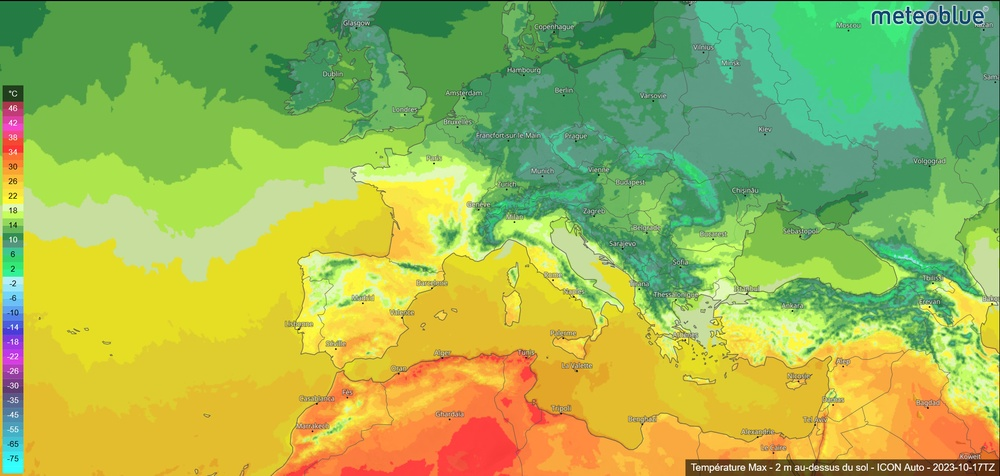
#> input picture data/temperature.jpg, 1000 x 476 px, shrunk from 1920 x 913 before the run
$ python temperature.py
#> lines starting #> are read from the running program, lines starting #| are printed output that depends on the picture; after the words box and inside, x2 and y2 are one past the last pixel; in counts of white or black regions, pixels touching at a corner belong together
#> in test, img is the input picture: shape (476, 1000, 3); mean B, G, R 83.4, 182.2, 158
### bitwise.py
import cv2

# [14 lines left out: function and_n, not called in this run]

def or_n(masklist):
    ''' Function bitwise.or_n.

    Computes bitwise OR between multiple images.

    Parameters:
        masklist (list_of_array_of_int):

    Returns:
        OutpuArray (array_of_int):
    '''
    if len(masklist) == 2:
        return cv2.bitwise_or(masklist[0], masklist[1])
    return cv2.bitwise_and(masklist[0], or_n(masklist[1:]))

### temperature.py
import numpy as np
import cv2
import bitwise

def mask(img):
    ''' Function temperature.mask.

    Detects regions of a picture whose temperature is higher than 30°C.

    Parameters:
        img (array_of_int): Picture from where high temperatures are extracted.

    Returns:
        OutputArray (array_of_int): Mask of high temperatures.
    '''
    # Variables declaration
    masks = []
    openings = []
    img_hsv = cv2.cvtColor(img, cv2.COLOR_BGR2HSV)
#> img_hsv: shape (476, 1000, 3); mean H, S, V 45.1, 159.5, 200.3
    # Color ranges (from 30°C)
    lowerBounds = [
        (0, 50, 50),        # red
        (150, 50, 50)]      # magenta
    higherBounds = [
        (13, 255, 255),     # orange
        (179, 255, 255)]    # red
    # Mask (to select colors)
    for lowerBound, higherBound in zip(lowerBounds, higherBounds):
        masks.append(cv2.inRange(img_hsv, lowerBound, higherBound))
#> after the loop, masks = 2 items
    # Opening (to reduce noise)
    kernel = np.ones((3, 3), np.uint8)   # structural element
    for mask in masks:
        openings.append(cv2.morphologyEx(mask, cv2.MORPH_OPEN, kernel))
#> this loop made 2 passes
#> after the loop, openings = 2 items
    return bitwise.or_n([opening for opening in openings])
#> in or_n, `return cv2.bitwise_or(masklist[0], masklist[1])`:
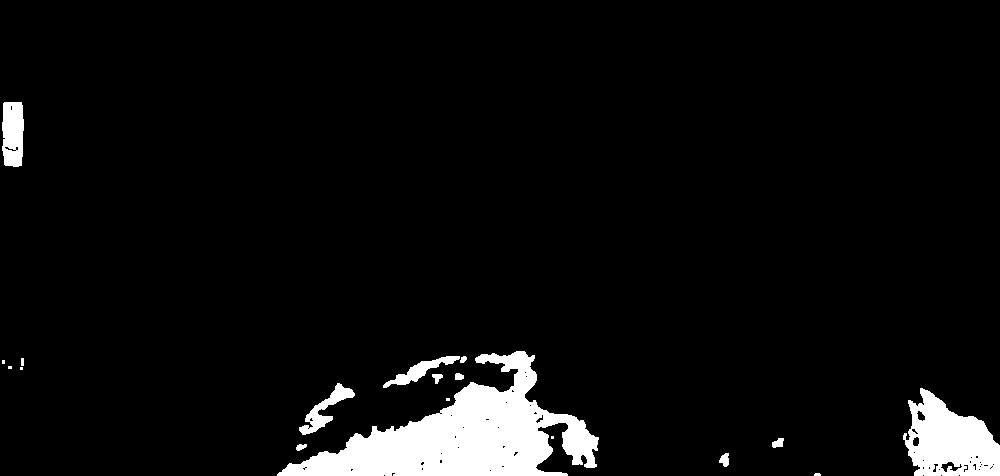
#> returned value: shape (476, 1000); 5.4% white; 18 white regions (6 under 20 px), largest, box (x1, y1, x2, y2) and area: (277, 351, 599, 476) 17103, (903, 388, 1000, 476) 5480, (2, 102, 24, 167) 1261

def test():
    img = cv2.imread('./data/temperature.jpg')
    if type(img) == type(None):
        raise FileNotFoundError("<temperature> file was not found.")
    result = mask(img);
    cv2.imshow('Result', cv2.bitwise_and(img, img, mask=result))
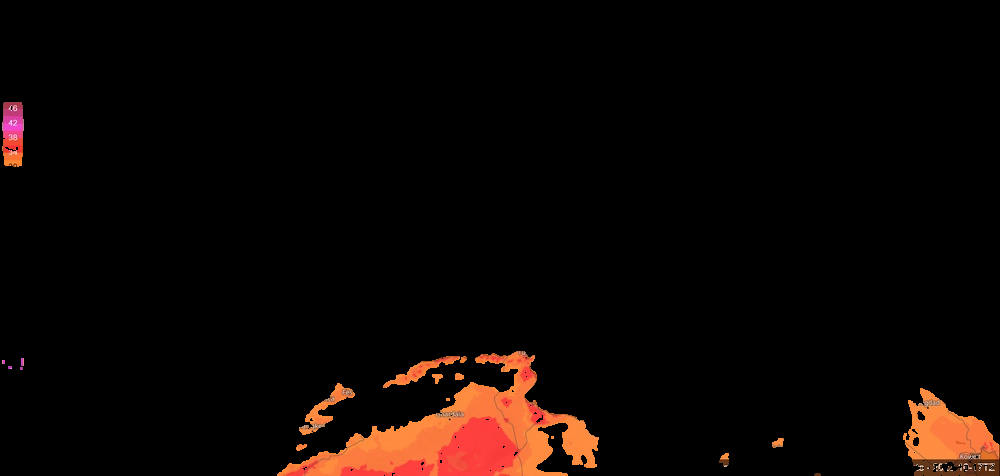
#> window 'Result': shape (476, 1000, 3); mean B, G, R 3.5, 6, 13
    cv2.waitKey(0)
    cv2.destroyAllWindows()

if __name__ == '__main__':
    test()
